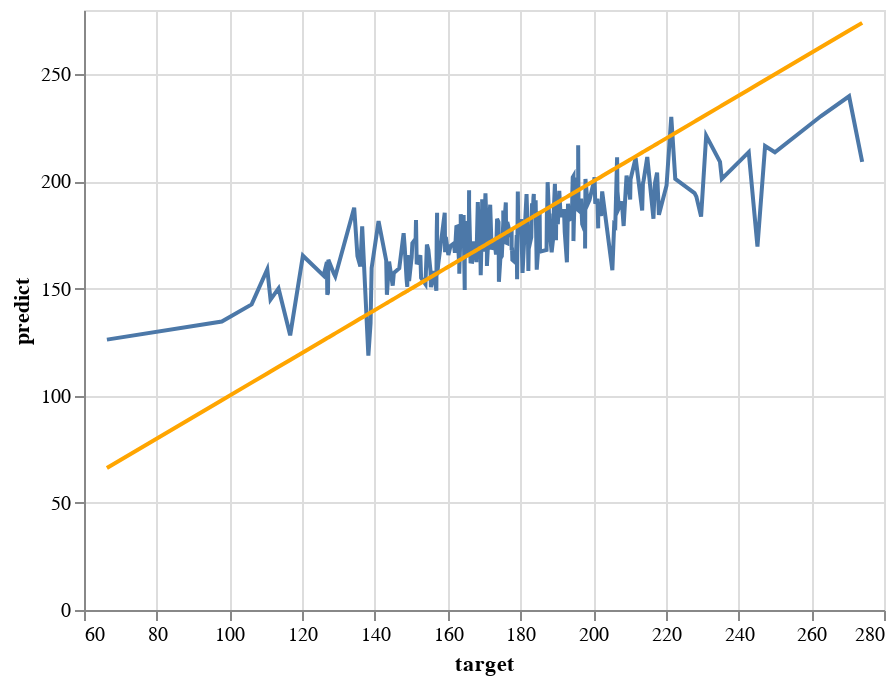

The cell this chart's notebook holds for it:
### Code cell
# Displaying the line graph of the comparison between the predicted values and actual values of the validation set.
perfect_validate = alt.Chart(pd.DataFrame({'target': y_validate, 'predict': y_validate})).mark_line(color='orange').encode(
    x='target',
    y='predict'
)

predicted_validate = alt.Chart(pd.DataFrame({'target': y_validate, 'predict': y_validate_predict})).mark_line().encode(
    x='target',
    y='predict'
  )

predicted_validate + perfect_validate

### Figure 1 — Vega-Lite specification as saved in the notebook (floating-point values rounded to 4 significant figures; data arrays with more than 128 entries replaced by an {"elided": "..."} marker saying what was removed)
{"config": {"view": {"continuousWidth": 400, "continuousHeight": 300}}, "layer": [{"data": {"name": "data-c09253fec564deb1a075224a7d93fa9e"}, "mark": "line", "encoding": {"x": {"field": "target", "type": "quantitative"}, "y": {"field": "predict", "type": "quantitative"}}}, {"data": {"name": "data-2828a2aad0440190227cf35bbf9110e6"}, "mark": {"type": "line", "color": "orange"}, "encoding": {"x": {"field": "target", "type": "quantitative"}, "y": {"field": "predict", "type": "quantitative"}}}], "$schema": "https://vega.github.io/schema/vega-lite/v4.17.0.json", "datasets": {"data-c09253fec564deb1a075224a7d93fa9e": {"elided": "244 records"}, "data-2828a2aad0440190227cf35bbf9110e6": {"elided": "244 records"}}}
